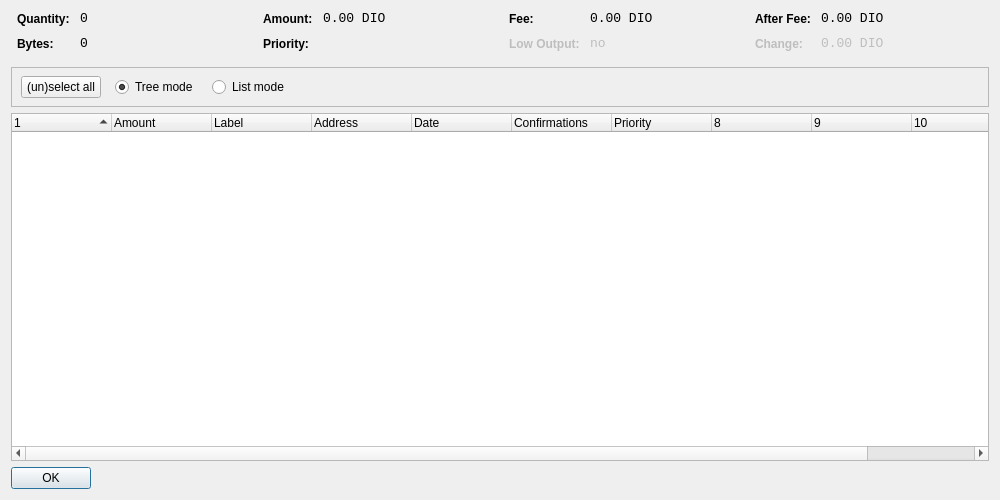
<?xml version="1.0" encoding="UTF-8"?>
<ui version="4.0">
 <class>CoinControlDialog</class>
 <widget class="QDialog" name="CoinControlDialog">
  <property name="geometry">
   <rect>
    <x>0</x>
    <y>0</y>
    <width>1000</width>
    <height>500</height>
   </rect>
  </property>
  <property name="font">
   <font>
    <family>Segoe UI</family>
   </font>
  </property>
  <property name="windowTitle">
   <string>Coin Control</string>
  </property>
  <layout class="QVBoxLayout" name="verticalLayout">
   <item>
    <layout class="QHBoxLayout" name="horizontalLayoutTop" stretch="0,0,0,0">
     <property name="topMargin">
      <number>0</number>
     </property>
     <property name="bottomMargin">
      <number>10</number>
     </property>
     <item>
      <layout class="QFormLayout" name="formLayoutCoinControl1">
       <property name="horizontalSpacing">
        <number>10</number>
       </property>
       <property name="verticalSpacing">
        <number>10</number>
       </property>
       <property name="leftMargin">
        <number>6</number>
       </property>
       <property name="rightMargin">
        <number>6</number>
       </property>
       <item row="0" column="0">
        <widget class="QLabel" name="labelCoinControlQuantityText">
         <property name="styleSheet">
          <string notr="true">font-weight:bold;</string>
         </property>
         <property name="text">
          <string>Quantity:</string>
         </property>
        </widget>
       </item>
       <item row="0" column="1">
        <widget class="QLabel" name="labelCoinControlQuantity">
         <property name="font">
          <font>
           <family>Monospace</family>
           <pointsize>10</pointsize>
          </font>
         </property>
         <property name="cursor">
          <cursorShape>IBeamCursor</cursorShape>
         </property>
         <property name="contextMenuPolicy">
          <enum>Qt::ActionsContextMenu</enum>
         </property>
         <property name="text">
          <string notr="true">0</string>
         </property>
         <property name="textInteractionFlags">
          <set>Qt::LinksAccessibleByMouse|Qt::TextSelectableByKeyboard|Qt::TextSelectableByMouse</set>
         </property>
        </widget>
       </item>
       <item row="1" column="0">
        <widget class="QLabel" name="labelCoinControlBytesText">
         <property name="styleSheet">
          <string notr="true">font-weight:bold;</string>
         </property>
         <property name="text">
          <string>Bytes:</string>
         </property>
        </widget>
       </item>
       <item row="1" column="1">
        <widget class="QLabel" name="labelCoinControlBytes">
         <property name="font">
          <font>
           <family>Monospace</family>
           <pointsize>10</pointsize>
          </font>
         </property>
         <property name="cursor">
          <cursorShape>IBeamCursor</cursorShape>
         </property>
         <property name="contextMenuPolicy">
          <enum>Qt::ActionsContextMenu</enum>
         </property>
         <property name="text">
          <string notr="true">0</string>
         </property>
         <property name="textInteractionFlags">
          <set>Qt::LinksAccessibleByMouse|Qt::TextSelectableByKeyboard|Qt::TextSelectableByMouse</set>
         </property>
        </widget>
       </item>
      </layout>
     </item>
     <item>
      <layout class="QFormLayout" name="formLayoutCoinControl2">
       <property name="horizontalSpacing">
        <number>10</number>
       </property>
       <property name="verticalSpacing">
        <number>10</number>
       </property>
       <property name="leftMargin">
        <number>6</number>
       </property>
       <property name="rightMargin">
        <number>6</number>
       </property>
       <item row="0" column="0">
        <widget class="QLabel" name="labelCoinControlAmountText">
         <property name="styleSheet">
          <string notr="true">font-weight:bold;</string>
         </property>
         <property name="text">
          <string>Amount:</string>
         </property>
        </widget>
       </item>
       <item row="0" column="1">
        <widget class="QLabel" name="labelCoinControlAmount">
         <property name="font">
          <font>
           <family>Monospace</family>
           <pointsize>10</pointsize>
          </font>
         </property>
         <property name="cursor">
          <cursorShape>IBeamCursor</cursorShape>
         </property>
         <property name="contextMenuPolicy">
          <enum>Qt::ActionsContextMenu</enum>
         </property>
         <property name="text">
          <string notr="true">0.00 DIO</string>
         </property>
         <property name="textInteractionFlags">
          <set>Qt::LinksAccessibleByMouse|Qt::TextSelectableByKeyboard|Qt::TextSelectableByMouse</set>
         </property>
        </widget>
       </item>
       <item row="1" column="0">
        <widget class="QLabel" name="labelCoinControlPriorityText">
         <property name="styleSheet">
          <string notr="true">font-weight:bold;</string>
         </property>
         <property name="text">
          <string>Priority:</string>
         </property>
        </widget>
       </item>
       <item row="1" column="1">
        <widget class="QLabel" name="labelCoinControlPriority">
         <property name="font">
          <font>
           <family>Monospace</family>
           <pointsize>10</pointsize>
          </font>
         </property>
         <property name="cursor">
          <cursorShape>IBeamCursor</cursorShape>
         </property>
         <property name="contextMenuPolicy">
          <enum>Qt::ActionsContextMenu</enum>
         </property>
         <property name="text">
          <string/>
         </property>
         <property name="textInteractionFlags">
          <set>Qt::LinksAccessibleByMouse|Qt::TextSelectableByKeyboard|Qt::TextSelectableByMouse</set>
         </property>
        </widget>
       </item>
      </layout>
     </item>
     <item>
      <layout class="QFormLayout" name="formLayoutCoinControl3">
       <property name="horizontalSpacing">
        <number>10</number>
       </property>
       <property name="verticalSpacing">
        <number>10</number>
       </property>
       <property name="leftMargin">
        <number>6</number>
       </property>
       <property name="rightMargin">
        <number>6</number>
       </property>
       <item row="0" column="0">
        <widget class="QLabel" name="labelCoinControlFeeText">
         <property name="styleSheet">
          <string notr="true">font-weight:bold;</string>
         </property>
         <property name="text">
          <string>Fee:</string>
         </property>
        </widget>
       </item>
       <item row="0" column="1">
        <widget class="QLabel" name="labelCoinControlFee">
         <property name="font">
          <font>
           <family>Monospace</family>
           <pointsize>10</pointsize>
          </font>
         </property>
         <property name="cursor">
          <cursorShape>IBeamCursor</cursorShape>
         </property>
         <property name="contextMenuPolicy">
          <enum>Qt::ActionsContextMenu</enum>
         </property>
         <property name="text">
          <string notr="true">0.00 DIO</string>
         </property>
         <property name="textInteractionFlags">
          <set>Qt::LinksAccessibleByMouse|Qt::TextSelectableByKeyboard|Qt::TextSelectableByMouse</set>
         </property>
        </widget>
       </item>
       <item row="1" column="0">
        <widget class="QLabel" name="labelCoinControlLowOutputText">
         <property name="enabled">
          <bool>false</bool>
         </property>
         <property name="styleSheet">
          <string notr="true">font-weight:bold;</string>
         </property>
         <property name="text">
          <string>Low Output:</string>
         </property>
        </widget>
       </item>
       <item row="1" column="1">
        <widget class="QLabel" name="labelCoinControlLowOutput">
         <property name="enabled">
          <bool>false</bool>
         </property>
         <property name="font">
          <font>
           <family>Monospace</family>
           <pointsize>10</pointsize>
          </font>
         </property>
         <property name="cursor">
          <cursorShape>IBeamCursor</cursorShape>
         </property>
         <property name="contextMenuPolicy">
          <enum>Qt::ActionsContextMenu</enum>
         </property>
         <property name="text">
          <string notr="true">no</string>
         </property>
         <property name="textInteractionFlags">
          <set>Qt::LinksAccessibleByMouse|Qt::TextSelectableByKeyboard|Qt::TextSelectableByMouse</set>
         </property>
        </widget>
       </item>
      </layout>
     </item>
     <item>
      <layout class="QFormLayout" name="formLayoutCoinControl4">
       <property name="horizontalSpacing">
        <number>10</number>
       </property>
       <property name="verticalSpacing">
        <number>10</number>
       </property>
       <property name="leftMargin">
        <number>6</number>
       </property>
       <property name="rightMargin">
        <number>6</number>
       </property>
       <item row="0" column="0">
        <widget class="QLabel" name="labelCoinControlAfterFeeText">
         <property name="styleSheet">
          <string notr="true">font-weight:bold;</string>
         </property>
         <property name="text">
          <string>After Fee:</string>
         </property>
        </widget>
       </item>
       <item row="0" column="1">
        <widget class="QLabel" name="labelCoinControlAfterFee">
         <property name="font">
          <font>
           <family>Monospace</family>
           <pointsize>10</pointsize>
          </font>
         </property>
         <property name="cursor">
          <cursorShape>IBeamCursor</cursorShape>
         </property>
         <property name="contextMenuPolicy">
          <enum>Qt::ActionsContextMenu</enum>
         </property>
         <property name="text">
          <string notr="true">0.00 DIO</string>
         </property>
         <property name="textInteractionFlags">
          <set>Qt::LinksAccessibleByMouse|Qt::TextSelectableByKeyboard|Qt::TextSelectableByMouse</set>
         </property>
        </widget>
       </item>
       <item row="1" column="0">
        <widget class="QLabel" name="labelCoinControlChangeText">
         <property name="enabled">
          <bool>false</bool>
         </property>
         <property name="styleSheet">
          <string notr="true">font-weight:bold;</string>
         </property>
         <property name="text">
          <string>Change:</string>
         </property>
        </widget>
       </item>
       <item row="1" column="1">
        <widget class="QLabel" name="labelCoinControlChange">
         <property name="enabled">
          <bool>false</bool>
         </property>
         <property name="font">
          <font>
           <family>Monospace</family>
           <pointsize>10</pointsize>
          </font>
         </property>
         <property name="cursor">
          <cursorShape>IBeamCursor</cursorShape>
         </property>
         <property name="contextMenuPolicy">
          <enum>Qt::ActionsContextMenu</enum>
         </property>
         <property name="text">
          <string notr="true">0.00 DIO</string>
         </property>
         <property name="textInteractionFlags">
          <set>Qt::LinksAccessibleByMouse|Qt::TextSelectableByKeyboard|Qt::TextSelectableByMouse</set>
         </property>
        </widget>
       </item>
      </layout>
     </item>
    </layout>
   </item>
   <item>
    <widget class="QFrame" name="frame">
     <property name="minimumSize">
      <size>
       <width>0</width>
       <height>40</height>
      </size>
     </property>
     <property name="frameShape">
      <enum>QFrame::StyledPanel</enum>
     </property>
     <property name="frameShadow">
      <enum>QFrame::Sunken</enum>
     </property>
     <widget class="QWidget" name="horizontalLayoutWidget">
      <property name="geometry">
       <rect>
        <x>10</x>
        <y>0</y>
        <width>781</width>
        <height>41</height>
       </rect>
      </property>
      <layout class="QHBoxLayout" name="horizontalLayoutPanel" stretch="0,0,0,0">
       <property name="spacing">
        <number>14</number>
       </property>
       <item>
        <widget class="QPushButton" name="pushButtonSelectAll">
         <property name="sizePolicy">
          <sizepolicy hsizetype="Maximum" vsizetype="Fixed">
           <horstretch>0</horstretch>
           <verstretch>0</verstretch>
          </sizepolicy>
         </property>
         <property name="text">
          <string>(un)select all</string>
         </property>
        </widget>
       </item>
       <item>
        <widget class="QRadioButton" name="radioTreeMode">
         <property name="sizePolicy">
          <sizepolicy hsizetype="Maximum" vsizetype="Fixed">
           <horstretch>0</horstretch>
           <verstretch>0</verstretch>
          </sizepolicy>
         </property>
         <property name="text">
          <string>Tree mode</string>
         </property>
         <property name="checked">
          <bool>true</bool>
         </property>
        </widget>
       </item>
       <item>
        <widget class="QRadioButton" name="radioListMode">
         <property name="sizePolicy">
          <sizepolicy hsizetype="Maximum" vsizetype="Fixed">
           <horstretch>0</horstretch>
           <verstretch>0</verstretch>
          </sizepolicy>
         </property>
         <property name="text">
          <string>List mode</string>
         </property>
        </widget>
       </item>
       <item>
        <spacer name="horizontalSpacer">
         <property name="orientation">
          <enum>Qt::Horizontal</enum>
         </property>
         <property name="sizeHint" stdset="0">
          <size>
           <width>40</width>
           <height>20</height>
          </size>
         </property>
        </spacer>
       </item>
      </layout>
     </widget>
    </widget>
   </item>
   <item>
    <widget class="CoinControlTreeWidget" name="treeWidget">
     <property name="contextMenuPolicy">
      <enum>Qt::CustomContextMenu</enum>
     </property>
     <property name="sortingEnabled">
      <bool>false</bool>
     </property>
     <property name="columnCount">
      <number>11</number>
     </property>
     <attribute name="headerShowSortIndicator" stdset="0">
      <bool>true</bool>
     </attribute>
     <attribute name="headerStretchLastSection">
      <bool>false</bool>
     </attribute>
     <column>
      <property name="text">
       <string/>
      </property>
     </column>
     <column>
      <property name="text">
       <string>Amount</string>
      </property>
     </column>
     <column>
      <property name="text">
       <string>Label</string>
      </property>
     </column>
     <column>
      <property name="text">
       <string>Address</string>
      </property>
     </column>
     <column>
      <property name="text">
       <string>Date</string>
      </property>
     </column>
     <column>
      <property name="text">
       <string>Confirmations</string>
      </property>
      <property name="toolTip">
       <string>Confirmed</string>
      </property>
     </column>
     <column>
      <property name="text">
       <string>Priority</string>
      </property>
     </column>
     <column>
      <property name="text">
       <string/>
      </property>
     </column>
     <column>
      <property name="text">
       <string/>
      </property>
     </column>
     <column>
      <property name="text">
       <string/>
      </property>
     </column>
     <column>
      <property name="text">
       <string/>
      </property>
     </column>
    </widget>
   </item>
   <item>
    <widget class="QDialogButtonBox" name="buttonBox">
     <property name="sizePolicy">
      <sizepolicy hsizetype="Maximum" vsizetype="Fixed">
       <horstretch>0</horstretch>
       <verstretch>0</verstretch>
      </sizepolicy>
     </property>
     <property name="orientation">
      <enum>Qt::Horizontal</enum>
     </property>
     <property name="standardButtons">
      <set>QDialogButtonBox::Ok</set>
     </property>
    </widget>
   </item>
  </layout>
 </widget>
 <customwidgets>
  <customwidget>
   <class>CoinControlTreeWidget</class>
   <extends>QTreeWidget</extends>
   <header>coincontroltreewidget.h</header>
  </customwidget>
 </customwidgets>
 <resources/>
 <connections/>
</ui>
